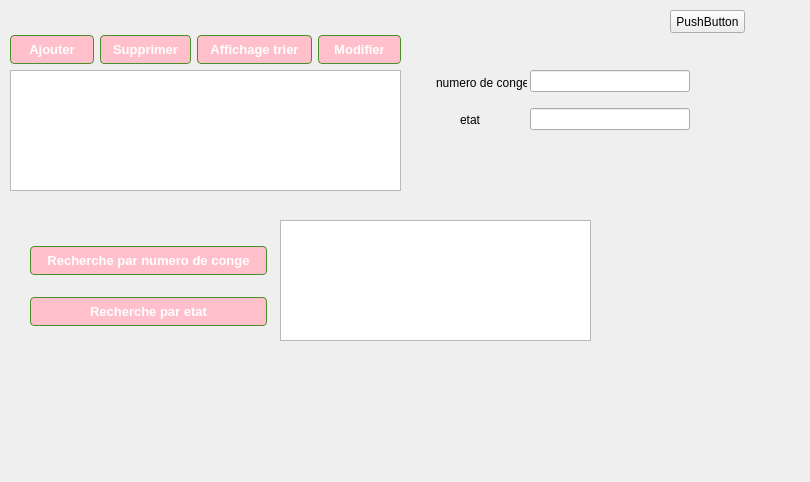
<?xml version="1.0" encoding="UTF-8"?>
<ui version="4.0">
 <class>Conge</class>
 <widget class="QWidget" name="Conge">
  <property name="geometry">
   <rect>
    <x>0</x>
    <y>0</y>
    <width>810</width>
    <height>482</height>
   </rect>
  </property>
  <property name="windowTitle">
   <string>Form</string>
  </property>
  <widget class="QTableWidget" name="affiherconge">
   <property name="geometry">
    <rect>
     <x>10</x>
     <y>70</y>
     <width>391</width>
     <height>121</height>
    </rect>
   </property>
  </widget>
  <widget class="QWidget" name="verticalLayoutWidget">
   <property name="geometry">
    <rect>
     <x>530</x>
     <y>60</y>
     <width>160</width>
     <height>80</height>
    </rect>
   </property>
   <layout class="QVBoxLayout" name="verticalLayout">
    <item>
     <widget class="QLineEdit" name="line_nump"/>
    </item>
    <item>
     <widget class="QLineEdit" name="line_etat"/>
    </item>
   </layout>
  </widget>
  <widget class="QLabel" name="label">
   <property name="geometry">
    <rect>
     <x>436</x>
     <y>72</y>
     <width>91</width>
     <height>21</height>
    </rect>
   </property>
   <property name="text">
    <string>numero de conge</string>
   </property>
  </widget>
  <widget class="QLabel" name="label_2">
   <property name="geometry">
    <rect>
     <x>460</x>
     <y>110</y>
     <width>51</width>
     <height>20</height>
    </rect>
   </property>
   <property name="text">
    <string>etat</string>
   </property>
  </widget>
  <widget class="QTableView" name="tableView">
   <property name="geometry">
    <rect>
     <x>280</x>
     <y>220</y>
     <width>311</width>
     <height>121</height>
    </rect>
   </property>
  </widget>
  <widget class="QWidget" name="verticalLayoutWidget_2">
   <property name="geometry">
    <rect>
     <x>30</x>
     <y>230</y>
     <width>237</width>
     <height>112</height>
    </rect>
   </property>
   <layout class="QVBoxLayout" name="verticalLayout_2">
    <item>
     <widget class="QPushButton" name="pushButton_6">
      <property name="styleSheet">
       <string notr="true">#pushButton_6{
-moz-box-shadow: 0px 10px 14px -7px #3e7327;
	-webkit-box-shadow: 0px 10px 14px -7px #3e7327;
	box-shadow: 0px 10px 14px -7px #3e7327;
	background:-webkit-gradient(linear, left top, left bottom, color-stop(0.05, #77b55a), color-stop(1, #72b352));
	background:-moz-linear-gradient(top, #77b55a 5%, #72b352 100%);
	background:-webkit-linear-gradient(top, #77b55a 5%, #72b352 100%);
	background:-o-linear-gradient(top, #77b55a 5%, #72b352 100%);
	background:-ms-linear-gradient(top, #77b55a 5%, #72b352 100%);
	background:linear-gradient(to bottom, #77b55a 5%, #72b352 100%);
	
	background-color:pink;
	-moz-border-radius:4px;
	-webkit-border-radius:4px;
	border-radius:4px;
	border:1px solid #4b8f29;
	display:inline-block;
	cursor:pointer;
	color:#ffffff;
	font-family:Arial;
	font-size:13px;
	font-weight:bold;
	padding:6px 12px;
	text-decoration:none;
	text-shadow:0px 1px 0px #5b8a3c;
}
#pushButton_6:hover{
background:-webkit-gradient(linear, left top, left bottom, color-stop(0.05, #72b352), color-stop(1, #77b55a));
	background:-moz-linear-gradient(top, #72b352 5%, #77b55a 100%);
	background:-webkit-linear-gradient(top, #72b352 5%, #77b55a 100%);
	background:-o-linear-gradient(top, #72b352 5%, #77b55a 100%);
	background:-ms-linear-gradient(top, #72b352 5%, #77b55a 100%);
	background:linear-gradient(to bottom, #72b352 5%, #77b55a 100%);
	
	background-color:blue;
}</string>
      </property>
      <property name="text">
       <string>Recherche par numero de conge</string>
      </property>
     </widget>
    </item>
    <item>
     <widget class="QPushButton" name="pushButton_8">
      <property name="styleSheet">
       <string notr="true">#pushButton_8{
-moz-box-shadow: 0px 10px 14px -7px #3e7327;
	-webkit-box-shadow: 0px 10px 14px -7px #3e7327;
	box-shadow: 0px 10px 14px -7px #3e7327;
	background:-webkit-gradient(linear, left top, left bottom, color-stop(0.05, #77b55a), color-stop(1, #72b352));
	background:-moz-linear-gradient(top, #77b55a 5%, #72b352 100%);
	background:-webkit-linear-gradient(top, #77b55a 5%, #72b352 100%);
	background:-o-linear-gradient(top, #77b55a 5%, #72b352 100%);
	background:-ms-linear-gradient(top, #77b55a 5%, #72b352 100%);
	background:linear-gradient(to bottom, #77b55a 5%, #72b352 100%);
	
	background-color:pink;
	-moz-border-radius:4px;
	-webkit-border-radius:4px;
	border-radius:4px;
	border:1px solid #4b8f29;
	display:inline-block;
	cursor:pointer;
	color:#ffffff;
	font-family:Arial;
	font-size:13px;
	font-weight:bold;
	padding:6px 12px;
	text-decoration:none;
	text-shadow:0px 1px 0px #5b8a3c;
}
#pushButton_8:hover{
background:-webkit-gradient(linear, left top, left bottom, color-stop(0.05, #72b352), color-stop(1, #77b55a));
	background:-moz-linear-gradient(top, #72b352 5%, #77b55a 100%);
	background:-webkit-linear-gradient(top, #72b352 5%, #77b55a 100%);
	background:-o-linear-gradient(top, #72b352 5%, #77b55a 100%);
	background:-ms-linear-gradient(top, #72b352 5%, #77b55a 100%);
	background:linear-gradient(to bottom, #72b352 5%, #77b55a 100%);
	
	background-color:blue;
}</string>
      </property>
      <property name="text">
       <string>Recherche par etat</string>
      </property>
     </widget>
    </item>
   </layout>
  </widget>
  <widget class="QPushButton" name="pushButton_5">
   <property name="geometry">
    <rect>
     <x>670</x>
     <y>10</y>
     <width>75</width>
     <height>23</height>
    </rect>
   </property>
   <property name="text">
    <string>PushButton</string>
   </property>
  </widget>
  <widget class="QWidget" name="horizontalLayoutWidget">
   <property name="geometry">
    <rect>
     <x>10</x>
     <y>10</y>
     <width>391</width>
     <height>80</height>
    </rect>
   </property>
   <layout class="QHBoxLayout" name="horizontalLayout">
    <item>
     <widget class="QPushButton" name="Ajouter">
      <property name="styleSheet">
       <string notr="true">#Ajouter{
-moz-box-shadow: 0px 10px 14px -7px #3e7327;
	-webkit-box-shadow: 0px 10px 14px -7px #3e7327;
	box-shadow: 0px 10px 14px -7px #3e7327;
	background:-webkit-gradient(linear, left top, left bottom, color-stop(0.05, #77b55a), color-stop(1, #72b352));
	background:-moz-linear-gradient(top, #77b55a 5%, #72b352 100%);
	background:-webkit-linear-gradient(top, #77b55a 5%, #72b352 100%);
	background:-o-linear-gradient(top, #77b55a 5%, #72b352 100%);
	background:-ms-linear-gradient(top, #77b55a 5%, #72b352 100%);
	background:linear-gradient(to bottom, #77b55a 5%, #72b352 100%);
	
	background-color:pink;
	-moz-border-radius:4px;
	-webkit-border-radius:4px;
	border-radius:4px;
	border:1px solid #4b8f29;
	display:inline-block;
	cursor:pointer;
	color:#ffffff;
	font-family:Arial;
	font-size:13px;
	font-weight:bold;
	padding:6px 12px;
	text-decoration:none;
	text-shadow:0px 1px 0px #5b8a3c;
}
#Ajouter:hover{
background:-webkit-gradient(linear, left top, left bottom, color-stop(0.05, #72b352), color-stop(1, #77b55a));
	background:-moz-linear-gradient(top, #72b352 5%, #77b55a 100%);
	background:-webkit-linear-gradient(top, #72b352 5%, #77b55a 100%);
	background:-o-linear-gradient(top, #72b352 5%, #77b55a 100%);
	background:-ms-linear-gradient(top, #72b352 5%, #77b55a 100%);
	background:linear-gradient(to bottom, #72b352 5%, #77b55a 100%);
	
	background-color:blue;
}</string>
      </property>
      <property name="text">
       <string>Ajouter</string>
      </property>
     </widget>
    </item>
    <item>
     <widget class="QPushButton" name="pushButton_2">
      <property name="styleSheet">
       <string notr="true">#pushButton_2{
-moz-box-shadow: 0px 10px 14px -7px #3e7327;
	-webkit-box-shadow: 0px 10px 14px -7px #3e7327;
	box-shadow: 0px 10px 14px -7px #3e7327;
	background:-webkit-gradient(linear, left top, left bottom, color-stop(0.05, #77b55a), color-stop(1, #72b352));
	background:-moz-linear-gradient(top, #77b55a 5%, #72b352 100%);
	background:-webkit-linear-gradient(top, #77b55a 5%, #72b352 100%);
	background:-o-linear-gradient(top, #77b55a 5%, #72b352 100%);
	background:-ms-linear-gradient(top, #77b55a 5%, #72b352 100%);
	background:linear-gradient(to bottom, #77b55a 5%, #72b352 100%);
	
	background-color:pink;
	-moz-border-radius:4px;
	-webkit-border-radius:4px;
	border-radius:4px;
	border:1px solid #4b8f29;
	display:inline-block;
	cursor:pointer;
	color:#ffffff;
	font-family:Arial;
	font-size:13px;
	font-weight:bold;
	padding:6px 12px;
	text-decoration:none;
	text-shadow:0px 1px 0px #5b8a3c;
}
#pushButton_2:hover{
background:-webkit-gradient(linear, left top, left bottom, color-stop(0.05, #72b352), color-stop(1, #77b55a));
	background:-moz-linear-gradient(top, #72b352 5%, #77b55a 100%);
	background:-webkit-linear-gradient(top, #72b352 5%, #77b55a 100%);
	background:-o-linear-gradient(top, #72b352 5%, #77b55a 100%);
	background:-ms-linear-gradient(top, #72b352 5%, #77b55a 100%);
	background:linear-gradient(to bottom, #72b352 5%, #77b55a 100%);
	
	background-color:blue;
}</string>
      </property>
      <property name="text">
       <string>Supprimer</string>
      </property>
     </widget>
    </item>
    <item>
     <widget class="QPushButton" name="pushButton_4">
      <property name="styleSheet">
       <string notr="true">#pushButton_4{
-moz-box-shadow: 0px 10px 14px -7px #3e7327;
	-webkit-box-shadow: 0px 10px 14px -7px #3e7327;
	box-shadow: 0px 10px 14px -7px #3e7327;
	background:-webkit-gradient(linear, left top, left bottom, color-stop(0.05, #77b55a), color-stop(1, #72b352));
	background:-moz-linear-gradient(top, #77b55a 5%, #72b352 100%);
	background:-webkit-linear-gradient(top, #77b55a 5%, #72b352 100%);
	background:-o-linear-gradient(top, #77b55a 5%, #72b352 100%);
	background:-ms-linear-gradient(top, #77b55a 5%, #72b352 100%);
	background:linear-gradient(to bottom, #77b55a 5%, #72b352 100%);
	
	background-color:pink;
	-moz-border-radius:4px;
	-webkit-border-radius:4px;
	border-radius:4px;
	border:1px solid #4b8f29;
	display:inline-block;
	cursor:pointer;
	color:#ffffff;
	font-family:Arial;
	font-size:13px;
	font-weight:bold;
	padding:6px 12px;
	text-decoration:none;
	text-shadow:0px 1px 0px #5b8a3c;
}
#pushButton_4:hover{
background:-webkit-gradient(linear, left top, left bottom, color-stop(0.05, #72b352), color-stop(1, #77b55a));
	background:-moz-linear-gradient(top, #72b352 5%, #77b55a 100%);
	background:-webkit-linear-gradient(top, #72b352 5%, #77b55a 100%);
	background:-o-linear-gradient(top, #72b352 5%, #77b55a 100%);
	background:-ms-linear-gradient(top, #72b352 5%, #77b55a 100%);
	background:linear-gradient(to bottom, #72b352 5%, #77b55a 100%);
	
	background-color:blue;
}</string>
      </property>
      <property name="text">
       <string>Affichage trier</string>
      </property>
     </widget>
    </item>
    <item>
     <widget class="QPushButton" name="pushButton">
      <property name="styleSheet">
       <string notr="true">#pushButton{
-moz-box-shadow: 0px 10px 14px -7px #3e7327;
	-webkit-box-shadow: 0px 10px 14px -7px #3e7327;
	box-shadow: 0px 10px 14px -7px #3e7327;
	background:-webkit-gradient(linear, left top, left bottom, color-stop(0.05, #77b55a), color-stop(1, #72b352));
	background:-moz-linear-gradient(top, #77b55a 5%, #72b352 100%);
	background:-webkit-linear-gradient(top, #77b55a 5%, #72b352 100%);
	background:-o-linear-gradient(top, #77b55a 5%, #72b352 100%);
	background:-ms-linear-gradient(top, #77b55a 5%, #72b352 100%);
	background:linear-gradient(to bottom, #77b55a 5%, #72b352 100%);
	
	background-color:pink;
	-moz-border-radius:4px;
	-webkit-border-radius:4px;
	border-radius:4px;
	border:1px solid #4b8f29;
	display:inline-block;
	cursor:pointer;
	color:#ffffff;
	font-family:Arial;
	font-size:13px;
	font-weight:bold;
	padding:6px 12px;
	text-decoration:none;
	text-shadow:0px 1px 0px #5b8a3c;
}
#pushButton:hover{
background:-webkit-gradient(linear, left top, left bottom, color-stop(0.05, #72b352), color-stop(1, #77b55a));
	background:-moz-linear-gradient(top, #72b352 5%, #77b55a 100%);
	background:-webkit-linear-gradient(top, #72b352 5%, #77b55a 100%);
	background:-o-linear-gradient(top, #72b352 5%, #77b55a 100%);
	background:-ms-linear-gradient(top, #72b352 5%, #77b55a 100%);
	background:linear-gradient(to bottom, #72b352 5%, #77b55a 100%);
	
	background-color:blue;
}</string>
      </property>
      <property name="text">
       <string>Modifier</string>
      </property>
     </widget>
    </item>
   </layout>
  </widget>
 </widget>
 <tabstops>
  <tabstop>Ajouter</tabstop>
  <tabstop>affiherconge</tabstop>
  <tabstop>pushButton_4</tabstop>
  <tabstop>tableView</tabstop>
  <tabstop>line_nump</tabstop>
  <tabstop>line_etat</tabstop>
  <tabstop>pushButton_8</tabstop>
 </tabstops>
 <resources/>
 <connections/>
</ui>
